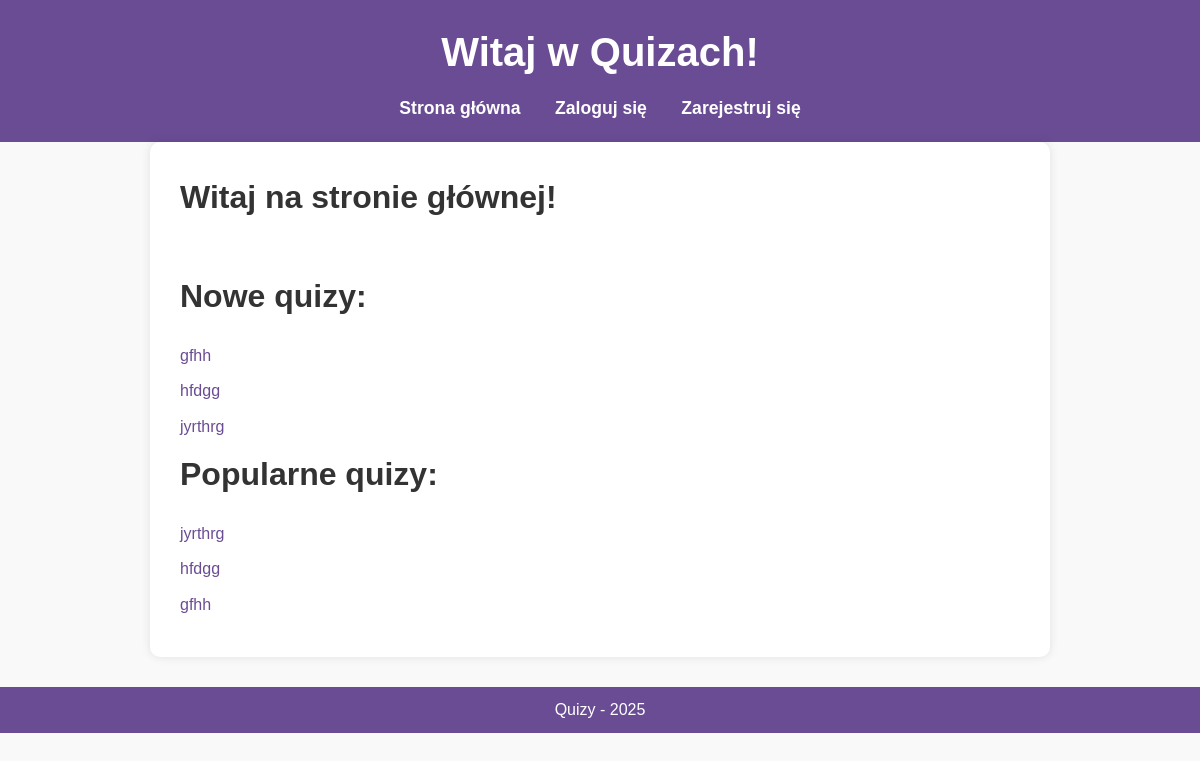
Before: /quizes/ with the older database file.
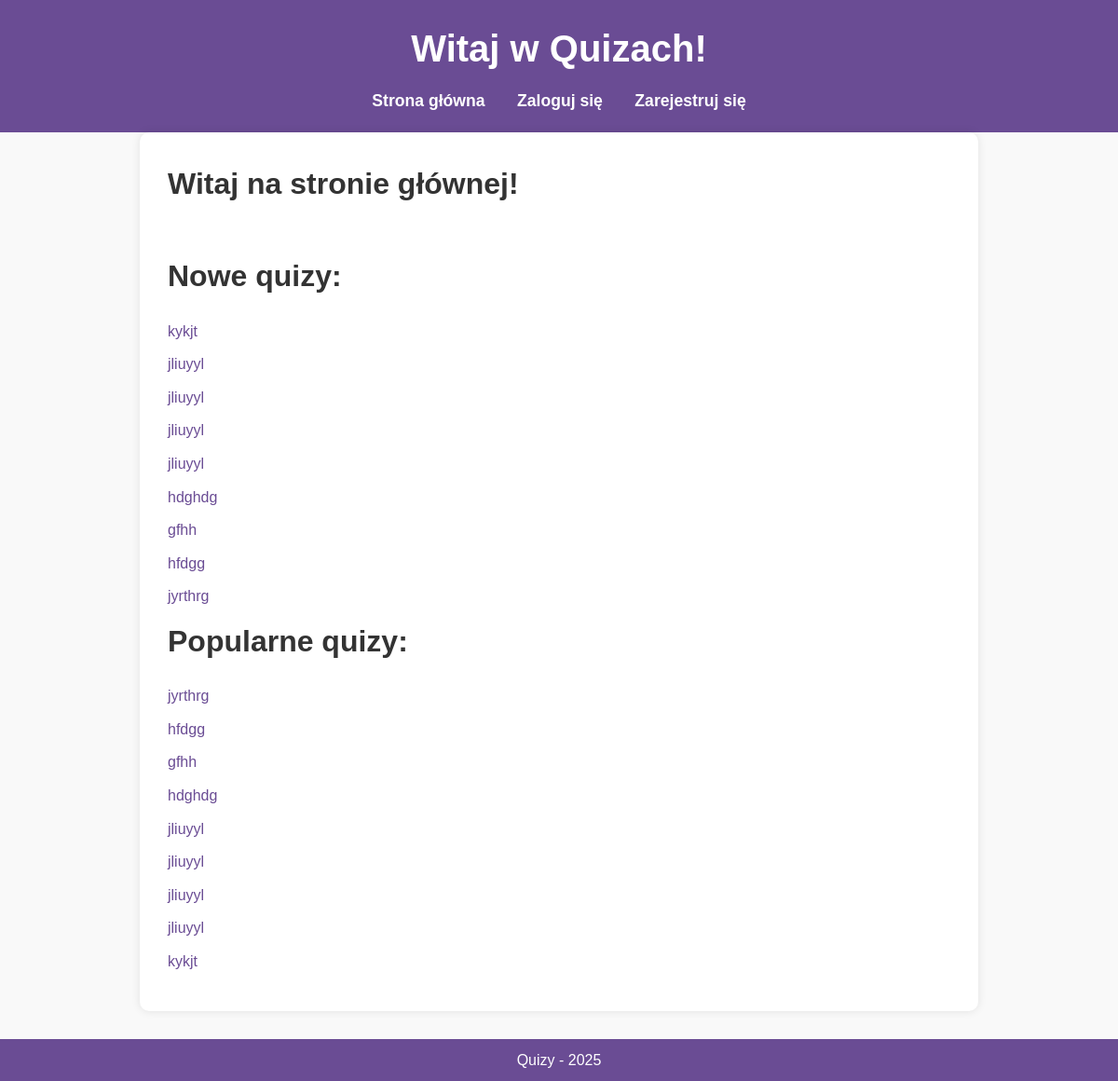
After: the same page with the newer database file.
### quizes/models.py (models this page shows, shortened)
class Quiz(models.Model):
    title = models.CharField(max_length=200)
    description = models.TextField()
    created_by = models.ForeignKey(User, on_delete=models.CASCADE, default=1)
    created_at = models.DateTimeField(auto_now_add=True)
    class Meta:
        ordering = ['-created_at']  # najnowsze quizy na górze

### quizes/views.py (the view)
# urls.py: 2. Add a URL to urlpatterns:  path('', views.home, name='home')
def home(request):
    newest_quizzes = Quiz.objects.all()[:10]
    popular_quizzes = Quiz.objects.annotate(num_results=Count('quizresult')).order_by('-num_results')[:10]
    return render(request, 'quizes/home.html', {'newest_quizzes': newest_quizzes, 'popular_quizzes': popular_quizzes})

### quizes/templates/quizes/home.html
{% extends "base_generic.html" %}
{% block content %}
    <h1>Witaj na stronie głównej!</h1>
    <nav>
        <ul>
            <li><a href="{% url 'create_quiz' %}">Stwórz quiz</a></li>
        </ul>
    </nav>
    <h2>Nowe quizy:</h2>
    <ul>
        {% for quiz in newest_quizzes %}
            <li><a href="{% url 'solve_quiz' quiz.id %}">{{ quiz.title }}</a></li>
        {% endfor %}
    </ul>
    <h2>Popularne quizy:</h2>
    <ul>
        {% for quiz in popular_quizzes %}
            <li><a href="{% url 'solve_quiz' quiz.id %}">{{ quiz.title }}</a></li>
        {% endfor %}
    </ul>
{% endblock %}

### quizes/templates/base_generic.html (shortened to what this page needs)
{% load static %}
<!DOCTYPE html>
<html lang="pl">
<head>
    <link rel="stylesheet" href="{% static 'quizes/style.css' %}">
</head>
<body>
    <header>
        <h1>Witaj w Quizach!</h1>
        <nav>
            <a href="{% url 'home' %}">Strona główna</a>
            {% if user.is_authenticated %}
                <a href="{% url 'logout' %}">Wyloguj się</a>
            {% else %}
                <a href="{% url 'login' %}">Zaloguj się</a>
                <a href="{% url 'register' %}">Zarejestruj się</a>
            {% endif %}
        </nav>
    </header>
    <main>
        {% block content %}
        {% endblock %}
    </main>
    <footer>
        <p>Quizy - 2025</p>
    </footer>
</body>
</html>

### quizes/static/quizes/style.css (style rules this page uses)
* { margin: 0; padding: 0; box-sizing: border-box; }
body { font-family: 'Arial', sans-serif; background-color: #f9f9f9; color: #333; line-height: 1.6; margin: 0; }
header { background-color: #6a4c94; color: #fff; padding: 20px; text-align: center; }
header h1 { font-size: 2.5rem; margin-bottom: 10px; }
nav a { color: #fff; text-decoration: none; margin: 0 15px; font-weight: bold; font-size: 1.1rem; }
main { padding: 30px; max-width: 900px; margin: 0 auto; background-color: #fff; box-shadow: 0 0 10px rgba(0, 0, 0, 0.1); border-radius: 10px; }
h2 { font-size: 2rem; margin-bottom: 20px; }
ul { list-style-type: none; }
ul li { margin: 10px 0; }
a { color: #6a4c94; text-decoration: none; }
footer { text-align: center; padding: 10px; background-color: #6a4c94; color: #fff; margin-top: 30px; }

Changed rows visible on the page:
added Quiz: title "kykjt"
added Quiz: title "jliuyyl"
added Quiz: title "jliuyyl"
added Quiz: title "jliuyyl"
added Quiz: title "jliuyyl"
added Quiz: title "hdghdg"
